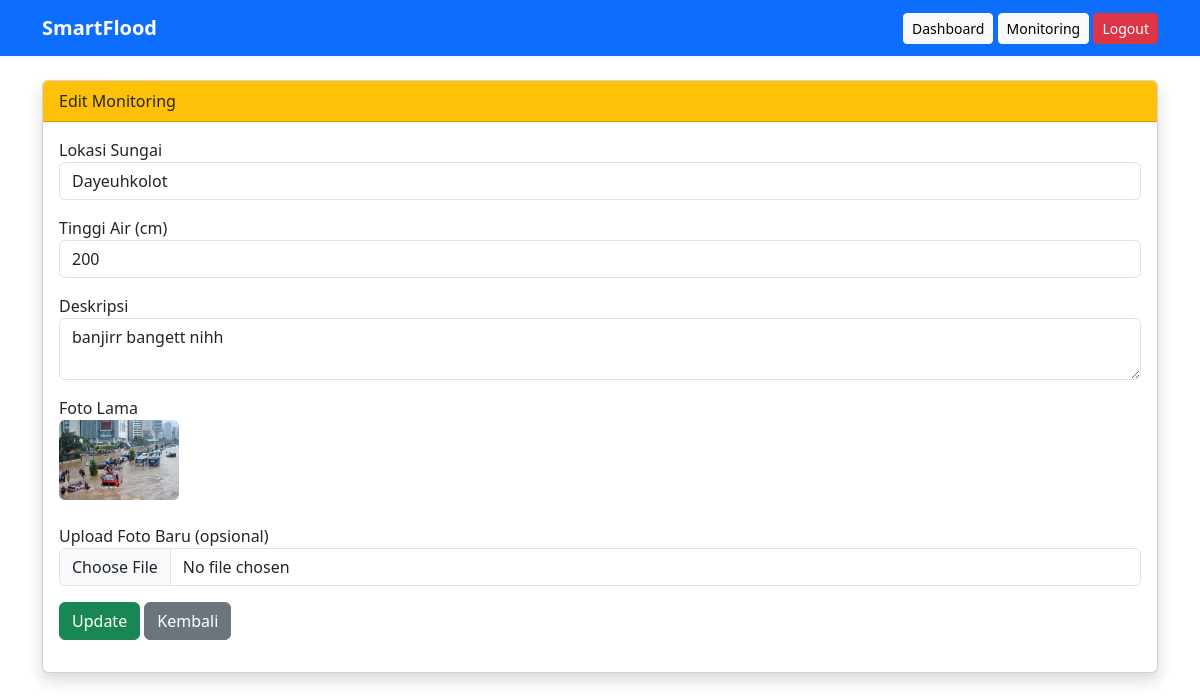
Page /edit_monitoring.php?id=3 (signed in) on the committed database.
### tables this page shows
CREATE TABLE `monitoring` (
  `id` int(11) NOT NULL,
  `user_id` int(11) NOT NULL,
  `lokasi_sungai` varchar(100) NOT NULL,
  `waktu_pengukuran` datetime NOT NULL,
  `tinggi_air` int(11) NOT NULL,
  `status_banjir` varchar(20) NOT NULL,
  `deskripsi` text DEFAULT NULL,
  `foto_bukti` varchar(255) DEFAULT NULL
);

### edit_monitoring.php (the view, shortened to what this page needs)
<?php
include 'koneksi.php';
$id = $_GET['id'];
$data = mysqli_fetch_assoc(mysqli_query($conn, "SELECT * FROM monitoring WHERE id='$id'"));
?>
<?php include 'navbar.php'; ?>
<link href="https://cdn.jsdelivr.net/npm/bootstrap@5.3.0/dist/css/bootstrap.min.css" rel="stylesheet">
<div class="container mt-4">
    <div class="card shadow">
        <div class="card-header bg-warning">
            Edit Monitoring
        </div>
        <div class="card-body">
            <form method="POST" enctype="multipart/form-data">
                <div class="mb-3">
                    <label>Lokasi Sungai</label>
                    <input type="text" class="form-control" value="<?= $data['lokasi_sungai']; ?>" readonly>
                </div>
                <div class="mb-3">
                    <label>Tinggi Air (cm)</label>
                    <input type="number" name="tinggi" class="form-control" value="<?= $data['tinggi_air']; ?>" required>
                </div>
                <div class="mb-3">
                    <label>Deskripsi</label>
                    <textarea name="deskripsi" class="form-control"><?= $data['deskripsi']; ?></textarea>
                </div>
                <div class="mb-3">
                    <label>Foto Lama</label><br>
                    <img src="uploads/<?= $data['foto_bukti']; ?>" width="120" class="rounded mb-2">
                </div>
                <div class="mb-3">
                    <label>Upload Foto Baru (opsional)</label>
                    <input type="file" name="foto" class="form-control">
                </div>
                <button type="submit" name="update" class="btn btn-success">Update</button>
                <a href="monitoring.php" class="btn btn-secondary">Kembali</a>
            </form>
        </div>
    </div>
</div>

### rows in the picture
monitoring: lokasi_sungai "Dayeuhkolot", tinggi "200", deskripsi "banjirr bangett nihh", foto_bukti (picture)
